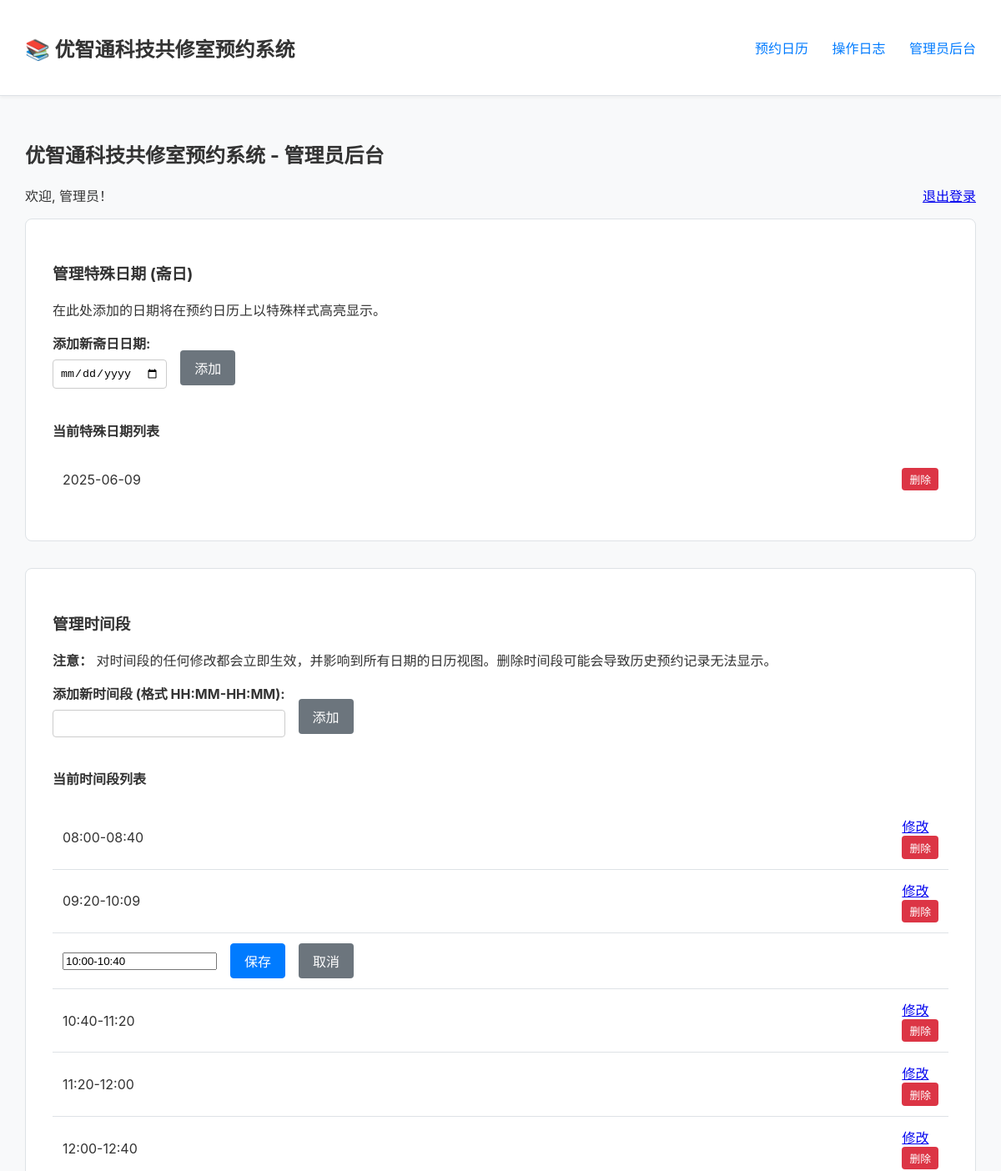
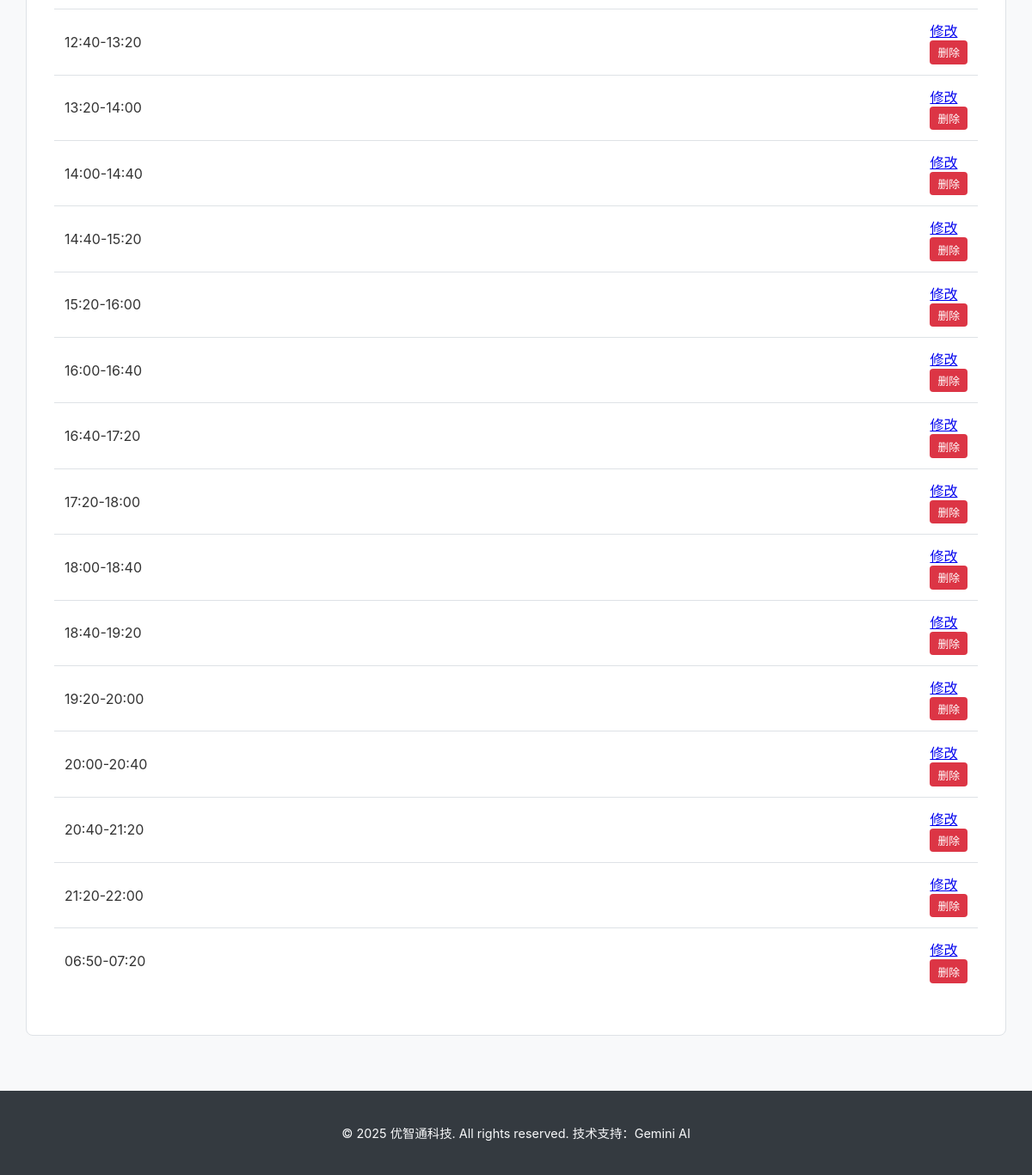
Page /admin?edit_slot=10:00-10:40 (signed in) on the committed database (2 pictures, top to bottom).
### app.py (models this page shows)
    class SpecialDate(sql_alchemy_db.Model): date_str = sql_alchemy_db.Column(sql_alchemy_db.String(20),
                                                                              primary_key=True)

    class TimeSlot(sql_alchemy_db.Model): id = sql_alchemy_db.Column(sql_alchemy_db.Integer,
                                                                     primary_key=True); slot_value = sql_alchemy_db.Column(
        sql_alchemy_db.String(50), unique=True, nullable=False); order = sql_alchemy_db.Column(sql_alchemy_db.Integer)

### app.py (the view, shortened to what this page needs)
@app.route('/admin', methods=['GET', 'POST'])
@check_db_connection
@admin_required
def admin():
    slot_to_edit = request.args.get('edit_slot')
    special_dates = sorted(list(db.smembers('special_dates') or set())) if db_is_redis else sorted(
        [d.date_str for d in SpecialDate.query.all()])
    time_slots = get_time_slots()
    return render_template('admin.html', special_dates=special_dates, time_slots=time_slots, special_date_name="斋日",
                           slot_to_edit=slot_to_edit)

### app.py (called while the page is built)
def get_time_slots():
    if db_is_redis:
        return db.lrange(TIME_SLOTS_KEY, 0, -1)
    else:
        return [s.slot_value for s in TimeSlot.query.order_by(TimeSlot.order).all()]

def check_db_connection(f):
    @wraps(f)
    def decorated_function(*args, **kwargs):
        db_handle = db if db_is_redis else db.session
        if db_handle is None: return "数据库连接失败，请检查服务器配置或环境变量。", 503
        return f(*args, **kwargs)
    return decorated_function

def admin_required(f):
    @wraps(f)
    def decorated_function(*args, **kwargs):
        if not session.get('is_admin'): return redirect(url_for('admin_login'))
        return f(*args, **kwargs)
    return decorated_function

### templates/admin.html (shortened to what this page needs)
{% extends "base.html" %}
{% block content %}
<h2>优智通科技共修室预约系统 - 管理员后台</h2>
{% if login_required %}
    <div class="admin-login">
        <h3>管理员登录</h3>
        <form method="post" action="{{ url_for('admin_login') }}">
            <div class="form-group">
                <label for="password">密码:</label>
                <input type="password" id="password" name="password" required>
            </div>
            {% if error %}<p class="error-message">{{ error }}</p>{% endif %}
            <button type="submit" class="button-primary">登录</button>
        </form>
    </div>
{% else %}
    <p>欢迎, 管理员！<a href="{{ url_for('admin_logout') }}" style="float:right;">退出登录</a></p>
    <div class="admin-section">
        <h3>管理特殊日期 ({{ special_date_name }})</h3>
        <p>在此处添加的日期将在预约日历上以特殊样式高亮显示。</p>
        <form method="post" class="inline-form">
            <div class="form-group">
                <label for="add_date">添加新{{ special_date_name }}日期:</label>
                <input type="date" id="add_date" name="add_date" required>
            </div>
            <button type="submit" name="add_date_submit" class="button">添加</button>
        </form>
        <h4>当前特殊日期列表</h4>
        {% if special_dates %}
        <ul class="item-list">
            {% for s_date in special_dates %}
            <li>
                <span>{{ s_date }}</span>
                <form method="post">
                    <button type="submit" class="button-danger-small">删除</button>
                </form>
            </li>
            {% endfor %}
        </ul>
        {% else %}
        <p>当前没有设置任何特殊日期。</p>
        {% endif %}
    </div>
    <div class="admin-section">
        <h3>管理时间段</h3>
        <p class="notice"><strong>注意：</strong> 对时间段的任何修改都会立即生效，并影响到所有日期的日历视图。删除时间段可能会导致历史预约记录无法显示。</p>
        <form method="post" class="inline-form">
            <div class="form-group">
                <label for="add_timeslot_value">添加新时间段 (格式 HH:MM-HH:MM):</label>
                <input type="text" id="add_timeslot_value" name="add_timeslot_value" pattern="([01]?[0-9]|2[0-3]):[0-5][0-9]-([01]?[0-9]|2[0-3]):[0-5][0-9]" required>
            </div>
            <button type="submit" name="add_timeslot" class="button">添加</button>
        </form>
        <h4>当前时间段列表</h4>
        <ul class="item-list">
            {% for slot in time_slots %}
            <li>
                {% if slot == slot_to_edit %}
                    <form method="post" class="inline-form">
                        <input type="text" name="edit_timeslot_new" value="{{ slot }}" pattern="([01]?[0-9]|2[0-3]):[0-5][0-9]-([01]?[0-9]|2[0-3]):[0-5][0-9]" required>
                        <button type="submit" class="button-primary">保存</button>
                        <a href="{{ url_for('admin') }}" class="button">取消</a>
                    </form>
                {% else %}
                    <span>{{ slot }}</span>
                    <div class="item-actions">
                        <a href="{{ url_for('admin', edit_slot=slot) }}" class="button-small">修改</a>
                        <form method="post" class="inline-form js-delete-confirm-form">
                            <button type="submit" class="button-danger-small">删除</button>
                        </form>
                    </div>
                {% endif %}
            </li>
            {% endfor %}
        </ul>
    </div>
{% endif %}
{% endblock %}

### static/css/style.css (style rules this page uses)
:root { --primary-color: #007bff; --primary-hover-color: #0056b3; --danger-color: #dc3545; --danger-hover-color: #c82333; --special-date-bg: #fff3cd; --border-color: #dee2e6; --background-color: #f8f9fa; --text-color: #333; --header-bg: #ffffff; --footer-bg: #343a40; --footer-text: #f8f9fa; --font-family: -apple-system, BlinkMacSystemFont, "Segoe UI", Roboto, "Helvetica Neue", Arial, sans-serif; }
body { font-family: var(--font-family); margin: 0; background-color: var(--background-color); color: var(--text-color); display: flex; flex-direction: column; min-height: 100vh; }
.button, .button-primary, .button-danger, .button-danger-small { display: inline-block; padding: 0.5rem 1rem; border: 1px solid transparent; border-radius: 0.25rem; text-decoration: none; cursor: pointer; font-size: 1rem; transition: all 0.2s ease-in-out; text-align: center; }
.button-primary { background-color: var(--primary-color); color: white; border-color: var(--primary-color); }
.button { background-color: #6c757d; color: white; }
.button-danger-small { padding: 0.2rem 0.5rem; font-size: 0.8rem; background-color: var(--danger-color); color: white; }
.item-list { list-style: none; padding: 0; }
.item-list li { display: flex; justify-content: space-between; align-items: center; padding: 0.75rem; border-bottom: 1px solid var(--border-color); }
.item-list li:last-child { border-bottom: none; }
.form-group { margin-bottom: 1rem; }
.form-group label { display: block; margin-bottom: 0.5rem; font-weight: bold; }
.form-group input[type="text"], .form-group input[type="password"], .form-group input[type="date"] { width: 100%; padding: 0.5rem; border: 1px solid #ccc; border-radius: 4px; box-sizing: border-box; }
.inline-form { display: flex; gap: 1rem; align-items: center; }
.admin-login, .admin-section { background: white; padding: 2rem; border-radius: 8px; margin-bottom: 2rem; border: 1px solid var(--border-color); }

### rows in the picture
SpecialDate: date_str "2025-06-09"
TimeSlot: slot_value "08:00-08:40"
TimeSlot: slot_value "09:20-10:09"
TimeSlot: edit_timeslot_new "10:00-10:40"
TimeSlot: slot_value "10:40-11:20"
TimeSlot: slot_value "11:20-12:00"
TimeSlot: slot_value "12:00-12:40"
TimeSlot: slot_value "12:40-13:20"
TimeSlot: slot_value "13:20-14:00"
TimeSlot: slot_value "14:00-14:40"
TimeSlot: slot_value "14:40-15:20"
TimeSlot: slot_value "15:20-16:00"
TimeSlot: slot_value "16:00-16:40"
TimeSlot: slot_value "16:40-17:20"
TimeSlot: slot_value "17:20-18:00"
TimeSlot: slot_value "18:00-18:40"
TimeSlot: slot_value "18:40-19:20"
TimeSlot: slot_value "19:20-20:00"
TimeSlot: slot_value "20:00-20:40"
TimeSlot: slot_value "20:40-21:20"
TimeSlot: slot_value "21:20-22:00"
TimeSlot: slot_value "06:50-07:20"

### other values in the picture
{{ special_date_name }} "斋日"
